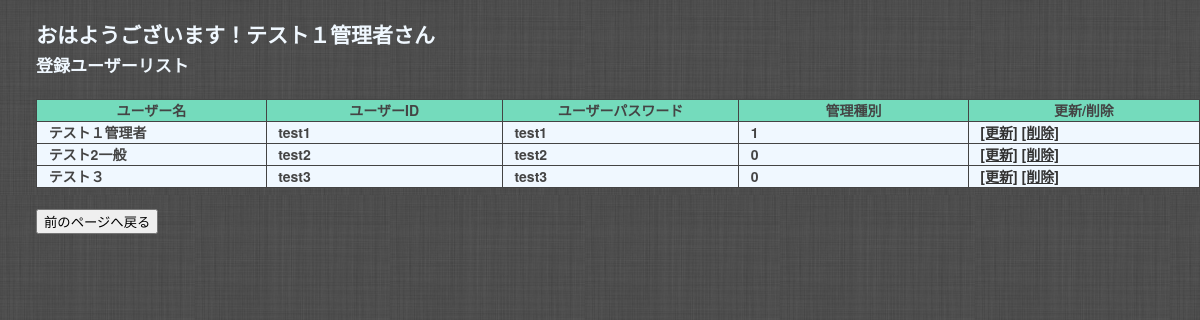
/userlist.php (signed in), run on the app's committed database.
### tables this page shows
CREATE TABLE IF NOT EXISTS `gs_user_table` (
`id` int(12) NOT NULL,
  `name` varchar(64) NOT NULL,
  `lid` varchar(128) NOT NULL,
  `lpw` varchar(64) NOT NULL,
  `kanri_flg` int(1) NOT NULL,
  `life_flg` int(1) NOT NULL
);

### userlist.php (the view, shortened to what this page needs)
<?php
include "funcs.php";
$pdo = db_con();
$stmt = $pdo->prepare("SELECT * FROM gs_user_table");
$status = $stmt->execute();
$view = "";
if ($status == false) {
    sqlError($stmt);
} else {
    while ($result = $stmt->fetch(PDO::FETCH_ASSOC)) {
        $view .='<p>';
        $view .='<tr><td>'.$result["name"];
        $view .='<td>'.$result["lid"];
        $view .='<td>'.$result["lpw"];
        $view .='<td>'.$result["kanri_flg"];
        $view .='<td><a href="userdetail.php?id='.$result["id"].'">';
        $view .=' ';
        $view .= '[更新]';
        $view .='</a>';
        $view .=' ';
        $view .='<a href="delete.php?id='.$result["id"].'">';
        $view .= '[削除]';
        $view .='</a>';
        $view .='</td>';
        $view .='</tr>';
        $view .='</p>';
    }
}
?>
<!DOCTYPE html>
<html lang="ja">
<head>
<link rel="stylesheet" href="css/base.css">
<link rel="stylesheet" href="css/userlist.css">
</head>
<body>
<br>
<div id="usertop">
<h4><?php time1() ?><?php  echo $_SESSION['name'].'さん'?></h4>
<h5>登録ユーザーリスト</h5>
</div>
<div id="userlist1">
  <table>
    <tr>
    <th>ユーザー名</th>
    <th>ユーザーID</th>
    <th>ユーザーパスワード</th>
    <th>管理種別</th>
    <th>更新/削除</th>
    </tr>
    <?php echo $view;?>
  </table>
</div>
<div id="return">
  <br>
  <p><input type="button" value="前のページへ戻る" onclick="history.back()"></p>
</div>
</body>
</html>

### css/base.css (style rules this page uses)
html, body, div, span, applet, object, iframe, h1, h2, h3, h4, h5, h6, p, blockquote, pre, a, abbr, acronym, address, big, cite, code, del, dfn, em, img, ins, kbd, q, s, samp, small, strike, strong, sub, sup, tt, var, b, u, i, center, dl, dt, dd, ol, ul, li, fieldset, form, label, legend, table, caption, tbody, tfoot, thead, tr, th, td, article, aside, canvas, details, embed, figure, figcaption, footer, header, hgroup, menu, nav, output, ruby, section, summary, time, mark, audio, video { margin: 0; padding: 0; border: 0; font-size: 100%; font: inherit; vertical-align: baseline; }
body { line-height: 1; }
table { border-collapse: collapse; border-spacing: 0; }
body { background: url(../images/bg.jpg) #10a5d3; font: 14px/21px "HelveticaNeue", "Helvetica Neue", Helvetica, Arial, sans-serif; color: #444; -webkit-font-smoothing: antialiased; -webkit-text-size-adjust: none; }
h1, h2, h3, h4, h5, h6 { color: #181818; font-family: "Georgia", "Times New Roman", Helvetica, Arial, sans-serif; font-weight: normal; }
h4 { font-size: 21px; line-height: 30px; margin-bottom: 4px; }
h5 { font-size: 17px; line-height: 24px; }
p { margin: 0 0 20px; }
a, a:visited { color: #333; text-decoration: underline; outline: 0; }

### css/userlist.css (style rules this page uses)
#usertop h4 { color: aliceblue; padding-left: 3%; font-weight: 700; }
#usertop h5 { color: aliceblue; padding-left: 3%; font-weight: 600; }
#userlist1 { padding-left: 3%; }
#userlist1 th { background-color: rgb(116, 219, 188); border: solid 1px; width: 350px; font-weight: 600; }
#userlist1 td { background-color: aliceblue; border: solid 1px; padding-left: 1%; font-weight: 700; }
#return { padding-left: 3%; }

### data on the page
gs_user_table: name "テスト１管理者", lid "test1", lpw "test1", kanri_flg "1", value "[更新] [削除]"
gs_user_table: name "テスト2一般", lid "test2", lpw "test2", kanri_flg "0", value "[更新] [削除]"
gs_user_table: name "テスト３", lid "test3", lpw "test3", kanri_flg "0", value "[更新] [削除]"

### other printed values
$_SESSION['name'] "テスト１管理者"
